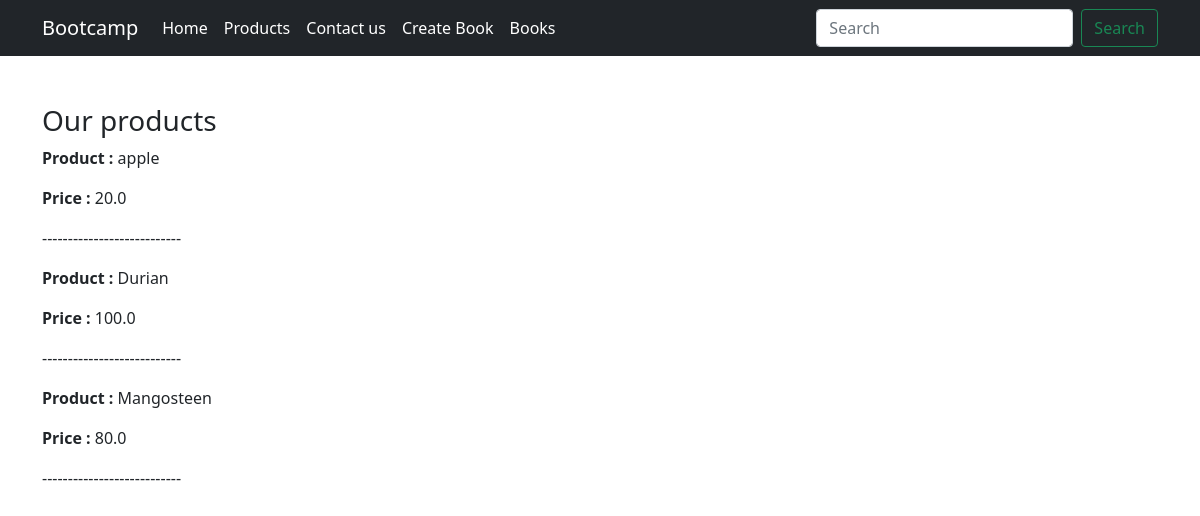
/product, run on the app's committed database.
### company/models.py (models this page shows, shortened)
class ProductDeme(models.Model):
  name = models.CharField(max_length=100)
  detail = models.TextField(null=True, blank=True)
  price = models.FloatField(default=1)
  instock = models.BooleanField(default=True)

### company/views.py (the view)
# urls.py: path('product', Product),
def Product(request):
  view = 'company/product.html'
  data = ProductDeme.objects.all()
  context = {'data': data}
  return render(request, view, context)

### company/templates/company/product.html
{% extends 'company/base.html' %}
{% block content %}
<h3>Our products</h3>
{% for item in data %}
<p><b>Product : </b>{{item.name}}</p>
<p><b>Price : </b>{{item.price}}</p>
<p>---------------------------</p>
{% endfor %}
{% endblock content %}

### data on the page
ProductDeme: name "apple", price "20.0"
ProductDeme: name "Durian", price "100.0"
ProductDeme: name "Mangosteen", price "80.0"
